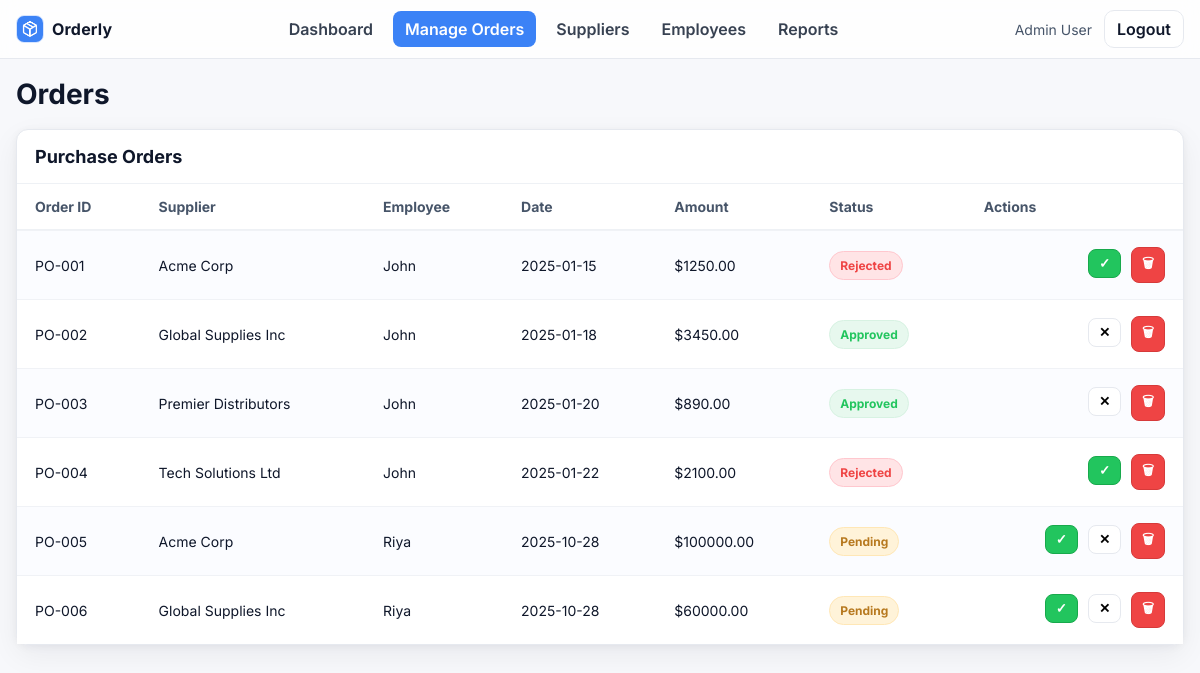
Page /admin/orders (signed in) on the committed database.
### models.py (models this page shows, shortened)
class Order(db.Model):
    id = db.Column(db.Integer, primary_key=True)
    code = db.Column(db.String(20), unique=True, nullable=False)     # e.g., "PO-001"
    date = db.Column(db.Date, default=date.today, nullable=False)
    amount = db.Column(db.Float, default=0.0)                         # total dollar amount
    product_name = db.Column(db.String(100))
    quantity = db.Column(db.Integer)
    status = db.Column(db.String(20), default="Pending")              # Pending, Approved, Rejected
    employee_id = db.Column(db.Integer, db.ForeignKey('user.id'), nullable=False)
    supplier_id = db.Column(db.Integer, db.ForeignKey('supplier.id')) # nullable if supplier optional

class Supplier(db.Model):
    id = db.Column(db.Integer, primary_key=True)
    name = db.Column(db.String(100))
    contact = db.Column(db.String(100))
    email = db.Column(db.String(100))
    address = db.Column(db.String(200))
    orders = db.relationship('Order', backref='supplier', lazy=True)

class User(db.Model):
    id = db.Column(db.Integer, primary_key=True)
    name = db.Column(db.String(100))
    email = db.Column(db.String(100), unique=True)
    password = db.Column(db.String(100))
    role = db.Column(db.String(20))  # 'admin' or 'employee'
    orders = db.relationship('Order', backref='employee', lazy=True)

### app.py (the view)
@app.route('/admin/orders')
def admin_orders():
    if session.get('role') == 'admin':
        orders = Order.query.order_by(Order.id).all()
        return render_template('admin/orders.html', orders=orders)
    flash("Unauthorized access"); return redirect('/')

### templates/admin/orders.html (shortened to what this page needs)
<!doctype html>
<html lang="en">
<head>
  <link rel="stylesheet" href="{{ url_for('static', filename='admin.css') }}">
</head>
<body>
  <header class="adminNavBar">
    <div class="adminNavInner">
      <a class="adminNavBrand" href="{{ url_for('admin_dashboard') }}">
        <img class="adminNavBrandLogo" src="{{ url_for('static', filename='images/logo.png') }}" alt="Orderly logo">
        <span class="adminNavBrandText">Orderly</span>
      </a>
      <nav class="adminNavLinks">
        <a class="adminNavLink" href="{{ url_for('admin_dashboard') }}">Dashboard</a>
        <a class="adminNavLink adminNavLinkActive" href="{{ url_for('admin_orders') }}">Manage Orders</a>
        <a class="adminNavLink" href="{{ url_for('admin_suppliers') }}">Suppliers</a>
        <a class="adminNavLink" href="{{ url_for('admin_employee') }}">Employees</a>
        <a class="adminNavLink" href="{{ url_for('admin_reports') }}">Reports</a>
      </nav>
      <div class="adminNavRight">
        <span class="adminNavUser">{{ session.get('user_name','Admin User') }}</span>
        <a class="adminNavBtn" href="{{ url_for('logout') }}">Logout</a>
      </div>
    </div>
  </header>
  <main class="adminOrdersPage">
    <div class="adminEmployeesHeader">
      <h1 class="adminEmployeesTitle">Orders</h1>
    </div>
    <section class="adminSuppliersPanel">
      <div class="adminSuppliersPanelHead">
        <h2 class="adminSuppliersPanelTitle">Purchase Orders</h2>
      </div>
      <div class="adminSuppliersTableWrap">
        <table class="adminSuppliersTable">
          <thead>
            <tr>
              <th>Order ID</th>
              <th>Supplier</th>
              <th>Employee</th>
              <th>Date</th>
              <th>Amount</th>
              <th>Status</th>
              <th class="adminEmployeesTextRight">Actions</th>
            </tr>
          </thead>
          <tbody>
            {% for o in orders %}
            <tr>
              <td>{{ o.code }}</td>
              <td>{{ o.supplier.name if o.supplier else '-' }}</td>
              <td>{{ o.employee.name if o.employee else '-' }}</td>
              <td>{{ o.date }}</td>
              <td>${{ '%.2f'|format(o.amount or 0) }}</td>
              <td>
                <span class="adminReportsBadge
                  {% if o.status=='Approved' %}adminReportsBadgeGreen
                  {% elif o.status=='Rejected' %}adminReportsBadgeRed
                  {% else %}adminReportsBadgeAmber{% endif %}">
                  {{ o.status }}
                </span>
              </td>
              <td class="adminEmployeesTextRight">
                {% if o.status != 'Approved' %}
                <form method="post" action="{{ url_for('admin_orders_status', order_id=o.id) }}" style="display:inline">
                  <button class="adminOrdersIconBtn adminOrdersIconBtnGreen" title="Approve">✓</button>
                </form>
                {% endif %}
                {% if o.status != 'Rejected' %}
                <form method="post" action="{{ url_for('admin_orders_status', order_id=o.id) }}" style="display:inline">
                  <button class="adminOrdersIconBtn adminOrdersIconBtnAmber" title="Reject">✕</button>
                </form>
                {% endif %}
                <form method="post" action="{{ url_for('admin_orders_delete', order_id=o.id) }}" style="display:inline">
                  <button class="adminOrdersIconBtn adminOrdersIconBtnRed" title="Delete" onclick="return confirm('Delete {{ o.code }}?')">🗑</button>
                </form>
              </td>
            </tr>
            {% else %}
            <tr><td colspan="7">No orders found.</td></tr>
            {% endfor %}
          </tbody>
        </table>
      </div>
    </section>
  </main>
</body>
</html>

### static/admin.css (style rules this page uses)
:root { --adminBg: #f7f8fb; --adminPanel: #ffffff; --adminText: #0f172a; --adminMuted: #667085; --adminBorder: #e6e9ef; --adminPrimary: #3b82f6; --adminPrimarySoft: #e6efff; --adminGreen: #22c55e; --adminGreenSoft: #e7f8ee; --adminAmber: #f59e0b; --adminAmberSoft: #fff3d9; --adminRed: #ef4444; --adminRedSoft: #ffe4e6; --adminNavBorder: var(--adminBorder); --adminNavBg: #ffffffcc; --adminNavLink: #374151; --adminNavLinkHover: #f1f5f9; --adminNavPrimary: var(--adminPrimary); --adminRadius: 12px; --adminShadow: 0 10px 30px rgba(16, 24, 40, .06), 0 2px 8px rgba(16, 24, 40, .05); }
* { box-sizing: border-box }
html, body { height: 100%; margin: 0 }
body { font-family: Inter, system-ui, -apple-system, Segoe UI, Roboto, Arial, sans-serif; color: var(--adminText); background: var(--adminBg); }
:root { --adminNavBorder: #e6e9ef; --adminNavBg: #ffffffcc; --adminNavLink: #374151; --adminNavLinkHover: #f1f5f9; --adminNavPrimary: #3b82f6; }
.adminNavBar { position: sticky; top: 0; z-index: 40; background: var(--adminNavBg); backdrop-filter: blur(8px); border-bottom: 1px solid var(--adminNavBorder); }
.adminNavInner { max-width: 1200px; margin: 0 auto; padding: 10px 16px; display: flex; align-items: center; justify-content: space-between; gap: 20px; }
.adminNavBrand { display: flex; align-items: center; gap: 8px; text-decoration: none; color: inherit; }
.adminNavBrandLogo { width: 28px; height: 28px; border-radius: 8px; object-fit: cover; background: #e6efff; border: 1px solid #d7e5ff; display: block; }
.adminNavBrandText { font-weight: 700; letter-spacing: .2px; }
.adminNavLinks { display: flex; gap: 8px }
.adminNavLink { padding: 8px 12px; border-radius: 8px; text-decoration: none; color: var(--adminNavLink); font-weight: 600; }
.adminNavLinkActive { background: var(--adminNavPrimary); color: #fff }
.adminNavRight { display: flex; gap: 12px; align-items: center }
.adminNavUser { font-size: 14px; color: #475569 }
.adminNavBtn { border: 1px solid var(--adminNavBorder); background: #fff; color: #0f172a; border-radius: 10px; padding: 8px 12px; font-weight: 600; cursor: pointer; text-decoration: none; }
.adminOrdersPage { max-width: 1200px; margin: 18px auto; padding: 0 16px }
.adminOrdersIconBtn { border: 1px solid var(--adminBorder); background: #fff; border-radius: 8px; padding: 6px 10px; font-weight: 800; cursor: pointer; margin-left: 6px; }
.adminOrdersIconBtnGreen { background: var(--adminGreen); color: #fff; border-color: #18a94c }
.adminOrdersIconBtnRed { background: var(--adminRed); color: #fff; border-color: #d63a3a }
.adminSuppliersPanel { background: #fff; border: 1px solid var(--adminBorder); border-radius: 12px; box-shadow: var(--adminShadow); }
.adminSuppliersPanelHead { padding: 16px 18px; border-bottom: 1px solid #eef1f5 }
.adminSuppliersPanelTitle { margin: 0; font-size: 18px }
.adminSuppliersTableWrap { overflow: auto }
.adminSuppliersTable { width: 100%; border-collapse: separate; border-spacing: 0; font-size: 14px; }
.adminSuppliersTable thead th { text-align: left; font-weight: 700; color: #475569; padding: 14px 18px; background: #fff; position: sticky; top: 0; z-index: 1; border-bottom: 1px solid #eef1f5; }
.adminSuppliersTable tbody td { padding: 16px 18px; border-top: 1px solid #f0f2f6; background: #fff; }
.adminSuppliersTable tbody tr:nth-child(odd) td { background: #fbfcff }
.adminEmployeesHeader { display: flex; align-items: center; justify-content: space-between; gap: 12px; margin: 8px 0 18px 0; }
.adminEmployeesTitle { margin: 0; font-size: 28px }
.adminEmployeesTextRight { text-align: right }
.adminReportsBadge { display: inline-block; padding: 6px 10px; border-radius: 999px; font-weight: 700; font-size: 12px; border: 1px solid transparent; }
.adminReportsBadgeGreen { background: #e7f8ee; color: #22c55e; border-color: #d7f2e2 }
.adminReportsBadgeAmber { background: #fff3d9; color: #b7791f; border-color: #ffe7b6 }
.adminReportsBadgeRed { background: #ffe4e6; color: #ef4444; border-color: #ffc7ce }

### rows in the picture
Order: code "PO-001", supplier "Acme Corp", employee "John", date "2025-01-15", amount "1250.00", status "Rejected"
Order: code "PO-002", supplier "Global Supplies Inc", employee "John", date "2025-01-18", amount "3450.00", status "Approved"
Order: code "PO-003", supplier "Premier Distributors", employee "John", date "2025-01-20", amount "890.00", status "Approved"
Order: code "PO-004", supplier "Tech Solutions Ltd", employee "John", date "2025-01-22", amount "2100.00", status "Rejected"
Order: code "PO-005", supplier "Acme Corp", employee "Riya", date "2025-10-28", amount "100000.00", status "Pending"
Order: code "PO-006", supplier "Global Supplies Inc", employee "Riya", date "2025-10-28", amount "60000.00", status "Pending"

### other values in the picture
{{ session.get('user_name','Admin User') }} "Admin User"
